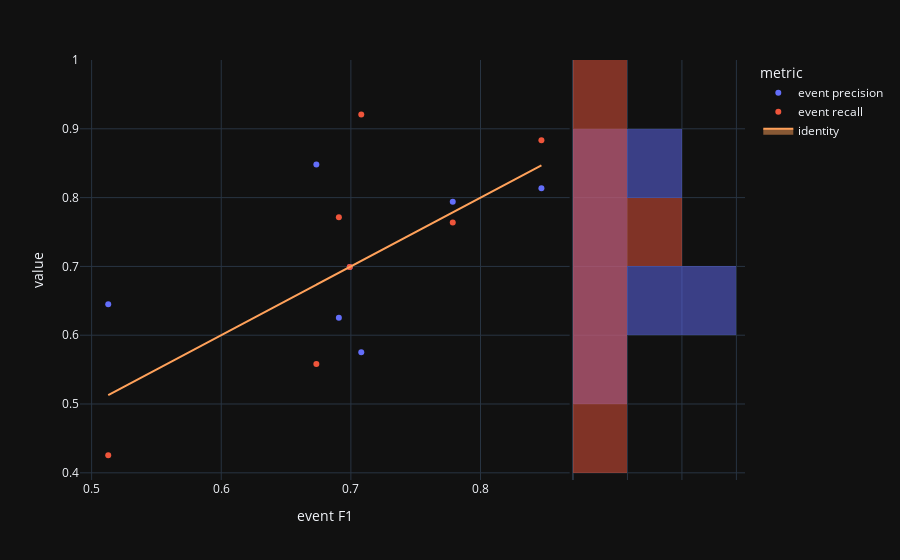

The cell this chart's notebook holds for it:
### Code cell
fig=px.scatter(visualTradeoff,x='event F1',y='value',color='metric', marginal_y="histogram")
fig.add_trace(
    go.Scatter(x=experimentModels['eventF1'], y=experimentModels['eventF1'], name="identity", mode='lines',fill="toself")
)
fig.show()

### Figure 1 — Plotly figure (JSON) as saved in the notebook; plotly's stock layout.template omitted (floating-point values rounded to 4 significant figures)
{"data": [{"hovertemplate": "metric=event precision<br>event F1=%{x}<br>value=%{y}<extra></extra>", "legendgroup": "event precision", "marker": {"color": "#636efa", "symbol": "circle"}, "mode": "markers", "name": "event precision", "orientation": "v", "showlegend": true, "x": [0.6734, 0.847, 0.7786, 0.708, 0.6991, 0.6907, 0.5128], "xaxis": "x", "y": [0.8481, 0.8134, 0.794, 0.5751, 0.6991, 0.6253, 0.6452], "yaxis": "y", "type": "scatter"}, {"alignmentgroup": "True", "bingroup": "y", "hovertemplate": "metric=event precision<br>value=%{y}<br>count=%{x}<extra></extra>", "legendgroup": "event precision", "marker": {"color": "#636efa"}, "name": "event precision", "offsetgroup": "event precision", "opacity": 0.5, "showlegend": false, "xaxis": "x2", "y": [0.8481, 0.8134, 0.794, 0.5751, 0.6991, 0.6253, 0.6452], "yaxis": "y2", "type": "histogram"}, {"hovertemplate": "metric=event recall<br>event F1=%{x}<br>value=%{y}<extra></extra>", "legendgroup": "event recall", "marker": {"color": "#EF553B", "symbol": "circle"}, "mode": "markers", "name": "event recall", "orientation": "v", "showlegend": true, "x": [0.6734, 0.847, 0.7786, 0.708, 0.6991, 0.6907, 0.5128], "xaxis": "x", "y": [0.5583, 0.8834, 0.7637, 0.9209, 0.6991, 0.7715, 0.4255], "yaxis": "y", "type": "scatter"}, {"alignmentgroup": "True", "bingroup": "y", "hovertemplate": "metric=event recall<br>value=%{y}<br>count=%{x}<extra></extra>", "legendgroup": "event recall", "marker": {"color": "#EF553B"}, "name": "event recall", "offsetgroup": "event recall", "opacity": 0.5, "showlegend": false, "xaxis": "x2", "y": [0.5583, 0.8834, 0.7637, 0.9209, 0.6991, 0.7715, 0.4255], "yaxis": "y2", "type": "histogram"}, {"fill": "toself", "mode": "lines", "name": "identity", "x": [0.6734, 0.847, 0.7786, 0.708, 0.6991, 0.6907, 0.5128], "y": [0.6734, 0.847, 0.7786, 0.708, 0.6991, 0.6907, 0.5128], "type": "scatter"}], "layout": {"xaxis": {"anchor": "y", "domain": [0.0, 0.7363], "title": {"text": "event F1"}}, "yaxis": {"anchor": "x", "domain": [0.0, 1.0], "title": {"text": "value"}}, "xaxis2": {"anchor": "y2", "domain": [0.7413, 1.0], "matches": "x2", "showticklabels": false, "showline": false, "ticks": "", "showgrid": true}, "yaxis2": {"anchor": "x2", "domain": [0.0, 1.0], "matches": "y", "showticklabels": false, "showgrid": true}, "legend": {"title": {"text": "metric"}, "tracegroupgap": 0}, "margin": {"t": 60}, "barmode": "overlay"}}
